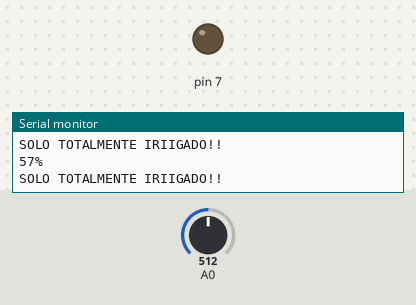
This sketch was run on a simulated Arduino Uno, built with avr-gcc and run on an emulated ATmega328P. Parts: output pins drawn as LEDs (lit = HIGH), the last lines printed to the serial monitor. Inputs (shaded band) come from the test bench; at power-on: A0 = 512.

Above: at 1.2 s.
1.3 s: A0 set to 415
4.3 s: A0 set to 388
At 5.5 s:
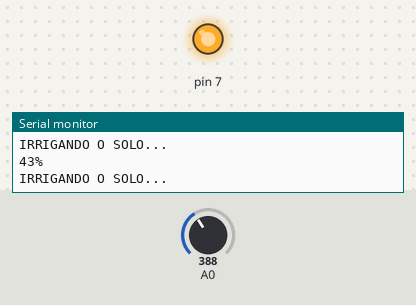
5.8 s: A0 set to 511
At 6.4 s:
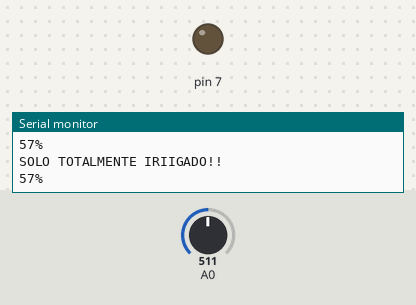
7.3 s: A0 set to 35
At 7.6 s:
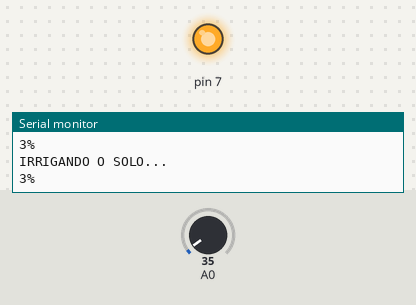
Timing chart, 0 to 9.8 s (numbered marks = the images above; inputs shaded):
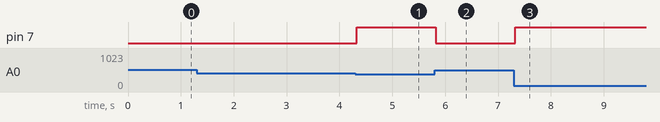

The sketch:

projeto_iot1.ino
```cpp
//c++ code
//
int estadoSensor = 45;

void setup(){
 pinMode(A0, INPUT);
 Serial.begin(9600);
 pinMode(7, OUTPUT);
}

void loop(){
estadoSensor = analogRead(A0);
int Porcento = map(estadoSensor, 0, 53, 0, 6);
Serial.print(Porcento);
Serial.println("%");


  if(Porcento <= 45){
  digitalWrite(7, HIGH);
  Serial.println("IRRIGANDO O SOLO...");
  }
  else{
  digitalWrite(7, LOW);
    Serial.println("SOLO TOTALMENTE IRIIGADO!!");
  }
  delay(1);
}
```

Measured:
- the behaviour switches between 407 and 406 on A0 (found by bisection; images 0 and 1)
- after the input at 4.3 s, pin 7: LOW → HIGH at once
- after the input at 5.8 s, pin 7: HIGH → LOW at once
- after the input at 7.3 s, pin 7: LOW → HIGH at once
